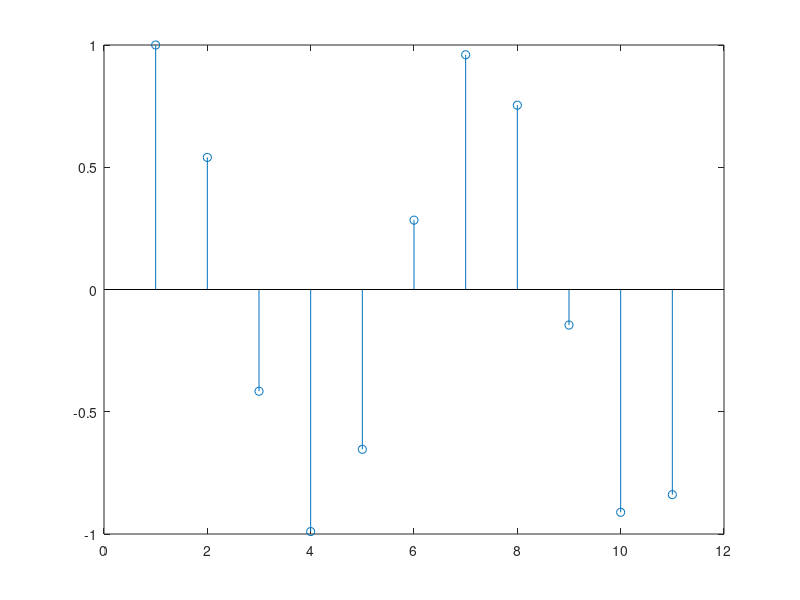
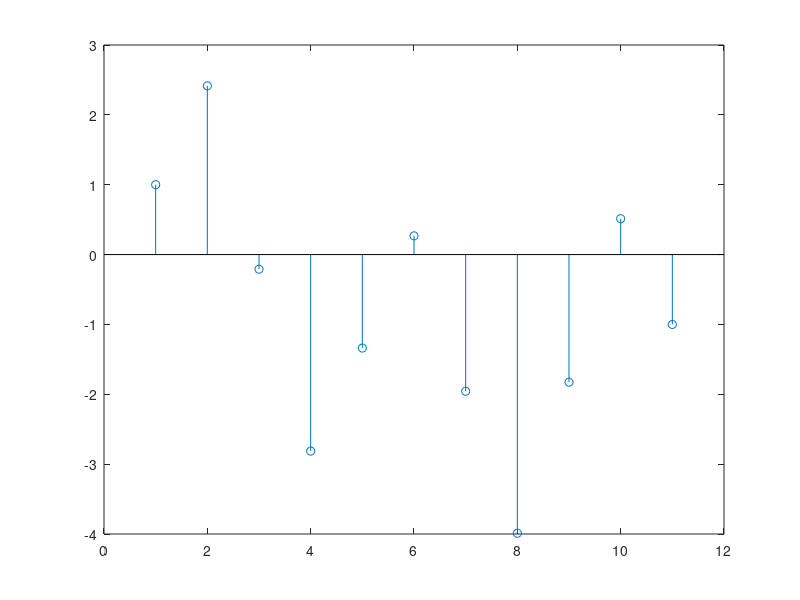

MATLAB code to generate these figures, in order: (Note: this script raises an error after producing the figures.)
clc;
clear all;
close all;

n = [0:10];

% question a
x_1 = exp(1).^(j*n);

i = 1;
figure(i);
title("Questão 1 - (a)")
stem(x_1)

% question b
i = i+1;
x_2 = 2*cos(0.1*pi*n + pi/3) + 2*sin(0.5*pi*n);
figure(i);
title("Questão 1 - (b)")
stem(x_2)

% question c
i = i+1;
n = (-5:5);
x_3 = impulso(2, n) - impulso(-4, n);
figure(i);
title("Questão 1 - (c)")
stem(x_3)



function result = impulso(k, n)
    if n < 0
        n = n*(-1)
        vector = [];
        tam = length(n) - 1;
        for i = n(1):tam
             if i == k
                 vector = [vector, 1];
             else
                 vector = [vector, 0];
             end
        end
    else
        vector = [];
        tam = length(n) - 1;
        for i = n(1):tam
            if i == 0
                vector = [vector, 1];
            else 
                vector = [vector, 0];
            end
        end
    end

    result = vector;
end